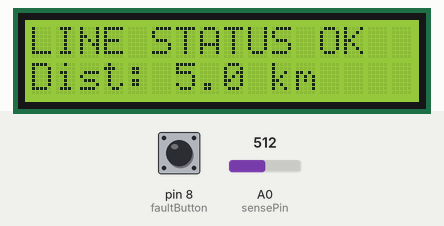
Bench run of a sketch on a simulated Arduino Uno, built with avr-gcc and run on an emulated ATmega328P. On the bench: 16×2 character LCD. The inputs (shaded band) are chosen by the test bench; at power-on: pin 8 (faultButton) HIGH, A0 (sensePin) = 512.

Above: at 3.2 s.
3.3 s: pin 8 (faultButton) pulled LOW for 1 s
At 4.3 s:
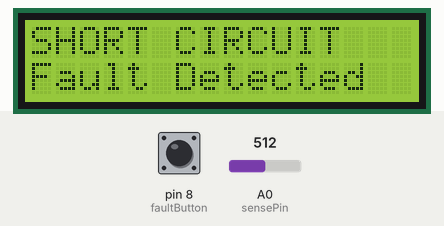
5.9 s: A0 (sensePin) set to 716
At 7.2 s:
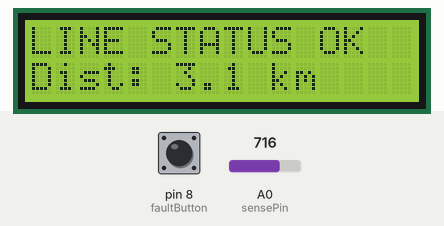
7.5 s: A0 (sensePin) set to 900
At 8.8 s:
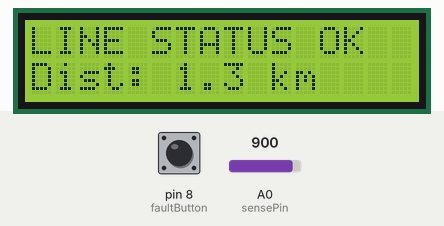
9.2 s: A0 (sensePin) set to 1023
At 10.4 s:
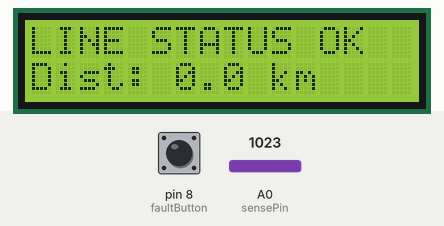
10.8 s: pin 8 (faultButton) pulled LOW for 3.2 s
At 11.9 s:
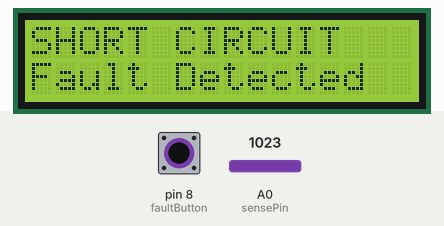
Timing chart, 0 to 13.8 s (numbered marks = the images above; inputs shaded):
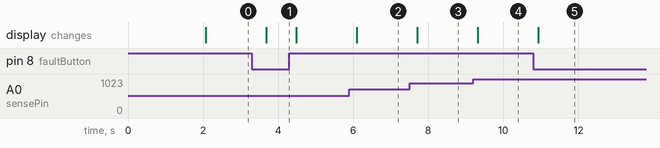

Measured:
- after the input at 3.3 s, the display: changes after 0.38 s (image 1)
- after the input at 5.9 s, the display: changes after 0.20 s (image 2)
- after the input at 7.5 s, the display: changes after 0.21 s (image 3)
- after the input at 9.2 s, the display: changes after 0.12 s (image 4)
- after the input at 10.8 s, the display: changes after 0.13 s (image 5)

The sketch:

line_fault_detection.ino
```cpp
#include <LiquidCrystal.h>

// LCD pin mapping (RS, E, D4, D5, D6, D7)
LiquidCrystal lcd(7, 6, 5, 4, 3, 2);

const int faultButton = 8;
const int sensePin = A0;

void setup() {
  pinMode(faultButton, INPUT_PULLUP);   // Button with internal pull-up
  lcd.begin(16, 2);
  lcd.clear();

  lcd.print("Telecom Fault");
  lcd.setCursor(0, 1);
  lcd.print("Detection Sys");
  delay(2000);

  lcd.clear();
}

void loop() {
  int buttonState = digitalRead(faultButton);
  int sensorValue = analogRead(sensePin);

  // Convert analog value (0-1023) to distance (0-10 km)
  float distance = map(sensorValue, 0, 1023, 100, 0) / 10.0;

  lcd.setCursor(0, 0);

  if (buttonState == LOW) {   // Button pressed
    lcd.print("SHORT CIRCUIT ");
    lcd.setCursor(0, 1);
    lcd.print("Fault Detected ");
  }
  else {
    lcd.print("LINE STATUS OK ");
    lcd.setCursor(0, 1);
    lcd.print("Dist: ");
    lcd.print(distance, 1);   // One decimal value
    lcd.print(" km   ");      // Extra spaces to clear old data
  }

  delay(800);
}
```
